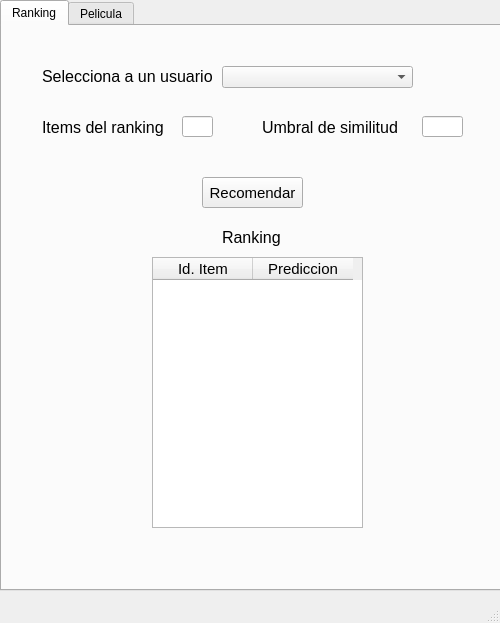
<?xml version="1.0" encoding="UTF-8"?>
<ui version="4.0">
 <class>MainWindow</class>
 <widget class="QMainWindow" name="MainWindow">
  <property name="geometry">
   <rect>
    <x>0</x>
    <y>0</y>
    <width>500</width>
    <height>623</height>
   </rect>
  </property>
  <property name="windowTitle">
   <string>MainWindow</string>
  </property>
  <widget class="QWidget" name="centralwidget">
   <widget class="QTabWidget" name="tabWidget">
    <property name="geometry">
     <rect>
      <x>0</x>
      <y>0</y>
      <width>501</width>
      <height>591</height>
     </rect>
    </property>
    <property name="currentIndex">
     <number>0</number>
    </property>
    <widget class="QWidget" name="tab">
     <attribute name="title">
      <string>Ranking</string>
     </attribute>
     <widget class="QLabel" name="label">
      <property name="geometry">
       <rect>
        <x>40</x>
        <y>40</y>
        <width>171</width>
        <height>21</height>
       </rect>
      </property>
      <property name="font">
       <font>
        <pointsize>12</pointsize>
       </font>
      </property>
      <property name="text">
       <string>Selecciona a un usuario</string>
      </property>
     </widget>
     <widget class="QLabel" name="label_2">
      <property name="geometry">
       <rect>
        <x>40</x>
        <y>91</y>
        <width>131</width>
        <height>21</height>
       </rect>
      </property>
      <property name="font">
       <font>
        <pointsize>12</pointsize>
       </font>
      </property>
      <property name="text">
       <string>Items del ranking</string>
      </property>
     </widget>
     <widget class="QLabel" name="label_3">
      <property name="geometry">
       <rect>
        <x>260</x>
        <y>91</y>
        <width>151</width>
        <height>21</height>
       </rect>
      </property>
      <property name="font">
       <font>
        <pointsize>12</pointsize>
       </font>
      </property>
      <property name="text">
       <string>Umbral de similitud</string>
      </property>
     </widget>
     <widget class="QLabel" name="label_4">
      <property name="geometry">
       <rect>
        <x>220</x>
        <y>201</y>
        <width>61</width>
        <height>21</height>
       </rect>
      </property>
      <property name="font">
       <font>
        <pointsize>12</pointsize>
       </font>
      </property>
      <property name="text">
       <string>Ranking</string>
      </property>
     </widget>
     <widget class="QTableWidget" name="tbRanking">
      <property name="geometry">
       <rect>
        <x>150</x>
        <y>231</y>
        <width>211</width>
        <height>271</height>
       </rect>
      </property>
      <property name="font">
       <font>
        <pointsize>11</pointsize>
       </font>
      </property>
      <column>
       <property name="text">
        <string>Id. Item</string>
       </property>
      </column>
      <column>
       <property name="text">
        <string>Prediccion</string>
       </property>
      </column>
     </widget>
     <widget class="QPushButton" name="btnRecomendarTabla">
      <property name="geometry">
       <rect>
        <x>200</x>
        <y>151</y>
        <width>101</width>
        <height>31</height>
       </rect>
      </property>
      <property name="font">
       <font>
        <pointsize>11</pointsize>
       </font>
      </property>
      <property name="text">
       <string>Recomendar</string>
      </property>
     </widget>
     <widget class="QLineEdit" name="txtItemsRanking">
      <property name="geometry">
       <rect>
        <x>180</x>
        <y>90</y>
        <width>31</width>
        <height>21</height>
       </rect>
      </property>
      <property name="font">
       <font>
        <pointsize>11</pointsize>
       </font>
      </property>
      <property name="maxLength">
       <number>2</number>
      </property>
      <property name="clearButtonEnabled">
       <bool>false</bool>
      </property>
     </widget>
     <widget class="QLineEdit" name="txtUmbral">
      <property name="geometry">
       <rect>
        <x>420</x>
        <y>90</y>
        <width>41</width>
        <height>21</height>
       </rect>
      </property>
      <property name="font">
       <font>
        <pointsize>11</pointsize>
       </font>
      </property>
      <property name="maxLength">
       <number>4</number>
      </property>
     </widget>
     <widget class="QComboBox" name="cbUsuariosRanking">
      <property name="geometry">
       <rect>
        <x>220</x>
        <y>40</y>
        <width>191</width>
        <height>22</height>
       </rect>
      </property>
      <property name="editable">
       <bool>false</bool>
      </property>
     </widget>
    </widget>
    <widget class="QWidget" name="tab_2">
     <attribute name="title">
      <string>Pelicula</string>
     </attribute>
     <widget class="QComboBox" name="cbUsuariosPelicula">
      <property name="geometry">
       <rect>
        <x>220</x>
        <y>40</y>
        <width>191</width>
        <height>22</height>
       </rect>
      </property>
     </widget>
     <widget class="QLabel" name="label_5">
      <property name="geometry">
       <rect>
        <x>40</x>
        <y>40</y>
        <width>171</width>
        <height>21</height>
       </rect>
      </property>
      <property name="font">
       <font>
        <pointsize>12</pointsize>
       </font>
      </property>
      <property name="text">
       <string>Selecciona a un usuario</string>
      </property>
     </widget>
     <widget class="QComboBox" name="cbPeliculas">
      <property name="geometry">
       <rect>
        <x>220</x>
        <y>90</y>
        <width>191</width>
        <height>22</height>
       </rect>
      </property>
      <property name="editable">
       <bool>true</bool>
      </property>
     </widget>
     <widget class="QLabel" name="label_6">
      <property name="geometry">
       <rect>
        <x>40</x>
        <y>90</y>
        <width>171</width>
        <height>21</height>
       </rect>
      </property>
      <property name="font">
       <font>
        <pointsize>12</pointsize>
       </font>
      </property>
      <property name="text">
       <string>Selecciona una pelicula</string>
      </property>
     </widget>
     <widget class="QPushButton" name="btnRecomendarPelicula">
      <property name="geometry">
       <rect>
        <x>200</x>
        <y>150</y>
        <width>101</width>
        <height>31</height>
       </rect>
      </property>
      <property name="font">
       <font>
        <pointsize>11</pointsize>
       </font>
      </property>
      <property name="text">
       <string>Predecir</string>
      </property>
     </widget>
     <widget class="QLabel" name="label_7">
      <property name="geometry">
       <rect>
        <x>60</x>
        <y>210</y>
        <width>171</width>
        <height>21</height>
       </rect>
      </property>
      <property name="font">
       <font>
        <pointsize>12</pointsize>
       </font>
      </property>
      <property name="text">
       <string>Prediccion: </string>
      </property>
      <property name="alignment">
       <set>Qt::AlignRight|Qt::AlignTrailing|Qt::AlignVCenter</set>
      </property>
     </widget>
     <widget class="QLabel" name="lblPrediccion">
      <property name="geometry">
       <rect>
        <x>240</x>
        <y>210</y>
        <width>101</width>
        <height>21</height>
       </rect>
      </property>
      <property name="font">
       <font>
        <pointsize>12</pointsize>
       </font>
      </property>
      <property name="text">
       <string/>
      </property>
      <property name="alignment">
       <set>Qt::AlignLeading|Qt::AlignLeft|Qt::AlignVCenter</set>
      </property>
     </widget>
    </widget>
   </widget>
  </widget>
  <widget class="QMenuBar" name="menubar">
   <property name="geometry">
    <rect>
     <x>0</x>
     <y>0</y>
     <width>500</width>
     <height>21</height>
    </rect>
   </property>
  </widget>
  <widget class="QStatusBar" name="statusbar"/>
 </widget>
 <resources/>
 <connections/>
</ui>
